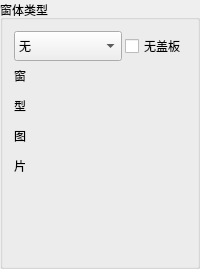
        <widget class="QGroupBox" name="groupBox">
         <property name="title">
          <string>窗体类型</string>
         </property>
         <layout class="QVBoxLayout" name="verticalLayout" stretch="1,4">
          <item>
           <layout class="QHBoxLayout" name="horizontalLayout_20" stretch="2,1">
            <property name="spacing">
             <number>3</number>
            </property>
            <item>
             <widget class="QComboBox" name="comboBox">
              <property name="minimumSize">
               <size>
                <width>0</width>
                <height>30</height>
               </size>
              </property>
              <item>
               <property name="text">
                <string>无</string>
               </property>
              </item>
              <item>
               <property name="text">
                <string>一</string>
               </property>
              </item>
              <item>
               <property name="text">
                <string>二</string>
               </property>
              </item>
              <item>
               <property name="text">
                <string>三</string>
               </property>
              </item>
              <item>
               <property name="text">
                <string>四</string>
               </property>
              </item>
              <item>
               <property name="text">
                <string>五</string>
               </property>
              </item>
              <item>
               <property name="text">
                <string>六</string>
               </property>
              </item>
              <item>
               <property name="text">
                <string>七</string>
               </property>
              </item>
             </widget>
            </item>
            <item>
             <widget class="QCheckBox" name="ckbox_gaiban">
              <property name="text">
               <string>无盖板</string>
              </property>
             </widget>
            </item>
           </layout>
          </item>
          <item>
           <widget class="QLabel" name="pic_lb">
            <property name="minimumSize">
             <size>
              <width>90</width>
              <height>90</height>
             </size>
            </property>
            <property name="maximumSize">
             <size>
              <width>200</width>
              <height>200</height>
             </size>
            </property>
            <property name="text">
             <string>&lt;html&gt;&lt;head/&gt;&lt;body&gt;&lt;p&gt;窗&lt;/p&gt;&lt;p&gt;型&lt;/p&gt;&lt;p&gt;图&lt;/p&gt;&lt;p&gt;片&lt;/p&gt;&lt;p&gt;&lt;br/&gt;&lt;/p&gt;&lt;p&gt;&lt;br/&gt;&lt;/p&gt;&lt;/body&gt;&lt;/html&gt;</string>
            </property>
           </widget>
          </item>
         </layout>
        </widget>
